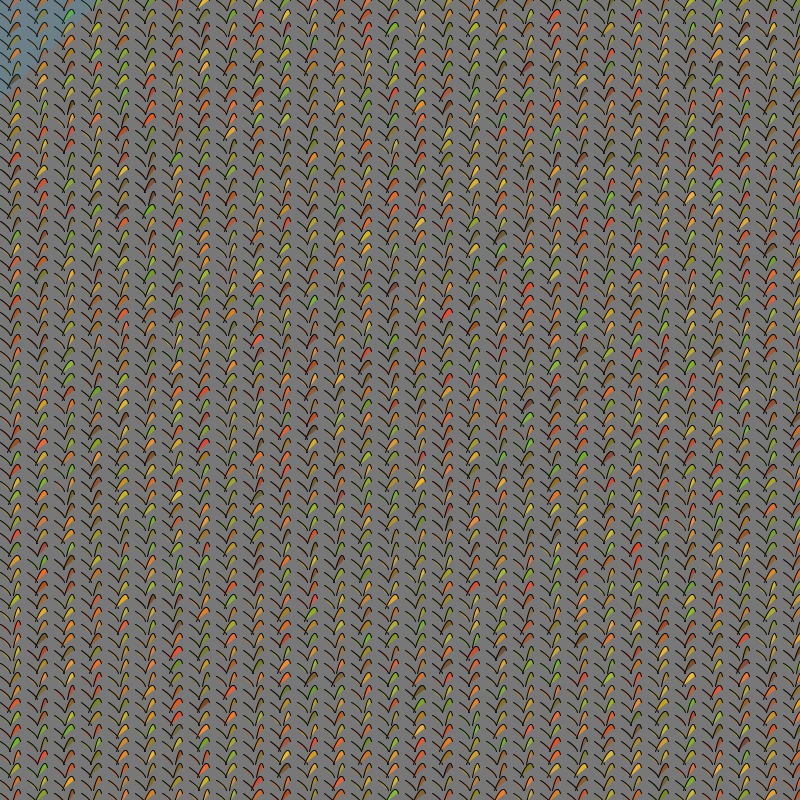
Frame 1 (no input)
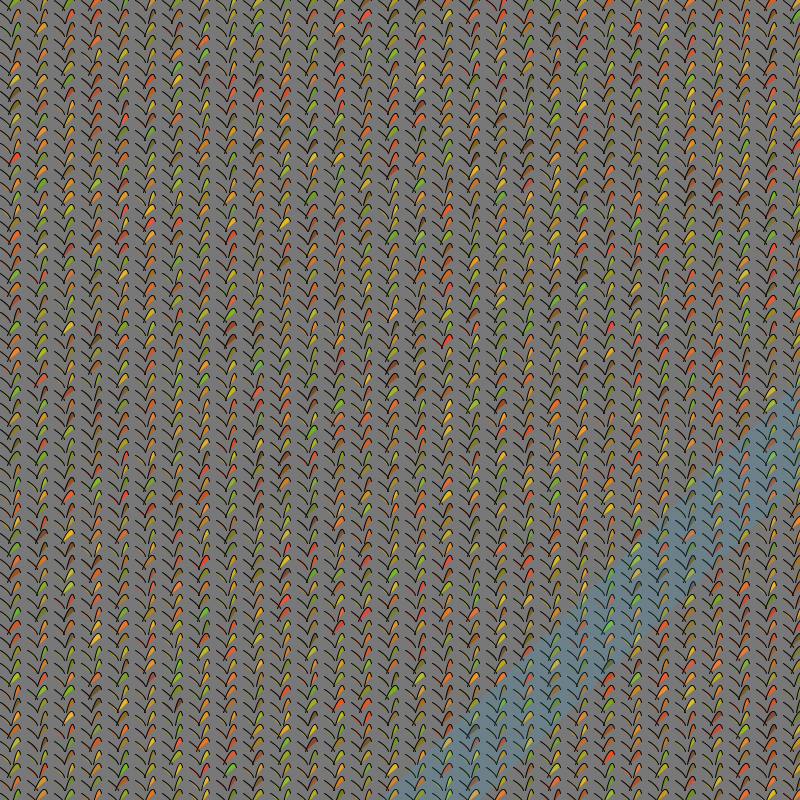
Frame 60 (the mouse pressed at the canvas centre just before this capture)
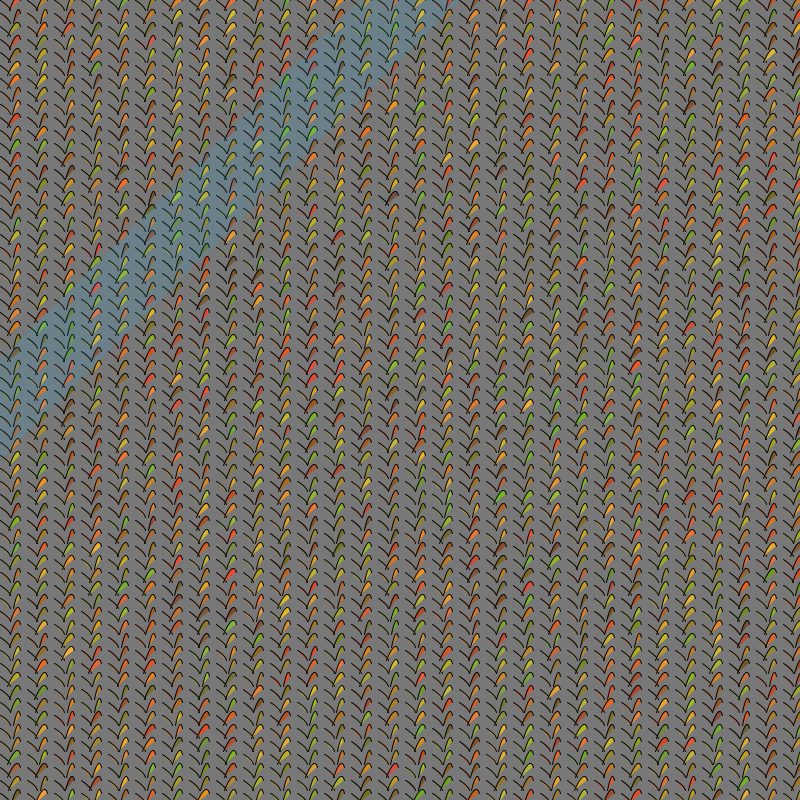
Frame 120 (the mouse held since frame 60 and released just before this capture)

The Processing sketch that drew these frames (run headless with seeded random() and noise(); from frame 60 on, the mouse is pressed at the canvas centre):

// Processing sketch: processing_165300
// ── processing_165300.pde


float a, b, c;

void setup()
{
size( 800,800); 
}

void draw()
{
  background(120);
 for (int a = 0; a<800 ;a+=27 )
 {
   for (int b =0; b<800 ;b+=13) 
  {
    float d = random(110,242);
    float d1 = random(73,189);
    float d2 = random(29,60);
    fill(d,d1,d2);
    stroke(0);
    float ud = random(-3,4);
    curve(a+5,b+25+ud,a+10,b+10,a,b,a+10,b+10+ud);
    curve(a+30,b+90,a+20,b,a+10+ud,b+10,a+20,b);
  }
 }
fill(5,184,255,30);
 noStroke();

 quad(0,c,0,c+100,c+100,0,c,0);
 c+=20; 
 if(c>2000)
 {c=0;}
 
}
